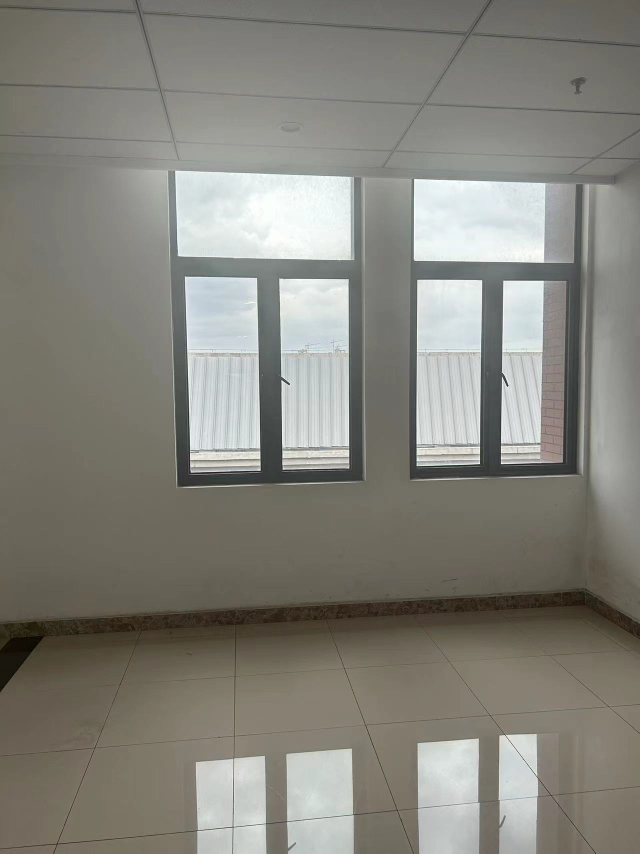
#> input picture 计算机视觉实践-练习4/img1.jpg, 1280 x 1707 px, given in place of 1.jpg, which was not available (shown at 1/2 size)
$ jupyter execute 'Image stitching and fusion.ipynb'
#> lines starting #> are read from the running program, lines starting #| are printed output that depends on the picture; pictures that were not available may be replaced by others from this repository, and a replacement may not be noted
[cell 1]
from matplotlib import pyplot as plt
import time
import cv2

def stitch(path1, path2):
    """
    传入图片路径，返回变换过后的填充图片
    Args:
        path1(str): 图像
        path1 (str): 拼接图像

    Returns:
        res (ndarray): 拼接后的图像.
    """
#> called with path1 = './1.jpg', path2 = './2.jpg'
    top, bot, left, right = 100, 100, 0, 800
    img1 = cv2.imread(path1)
#> img1 is the input picture: shape (1707, 1280, 3); mean B, G, R 123.6, 131.4, 132.6
    img2 = cv2.imread(path2)
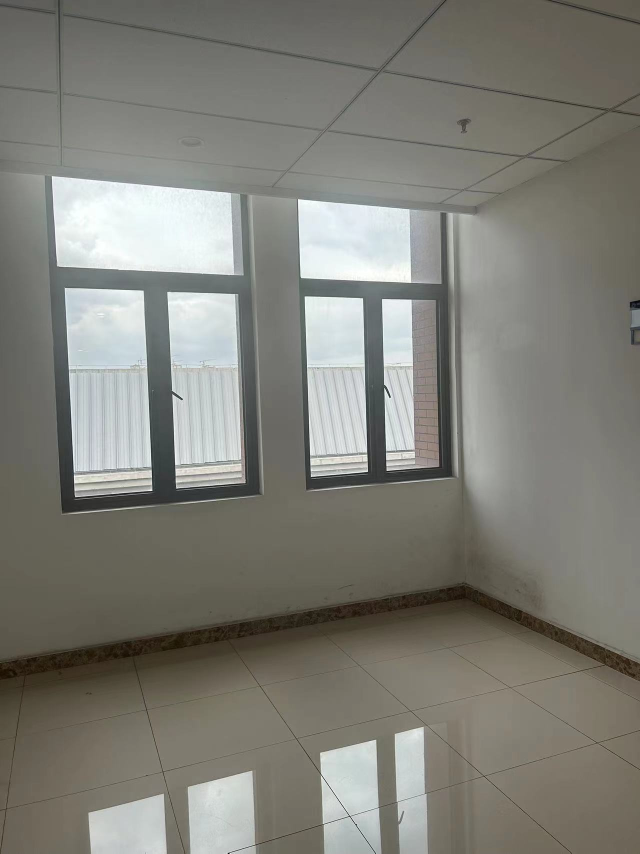
#> input picture 计算机视觉实践-练习4/img2.jpg, 1280 x 1707 px, given in place of 2.jpg, which was not available (shown at 1/2 size)
#> img2 is the input picture: shape (1707, 1280, 3); mean B, G, R 119.9, 127.2, 127.7
    img1_size = img1.shape[:2]
#> img1_size = (1707, 1280)
    img2 = cv2.resize(img2, (img1_size[1], img1_size[0])) # 将第二张图像调整到与第一张图像相同的大小。

    srcImg = cv2.copyMakeBorder(img1, top, bot, left, right, cv2.BORDER_CONSTANT, value=(0, 0, 0))
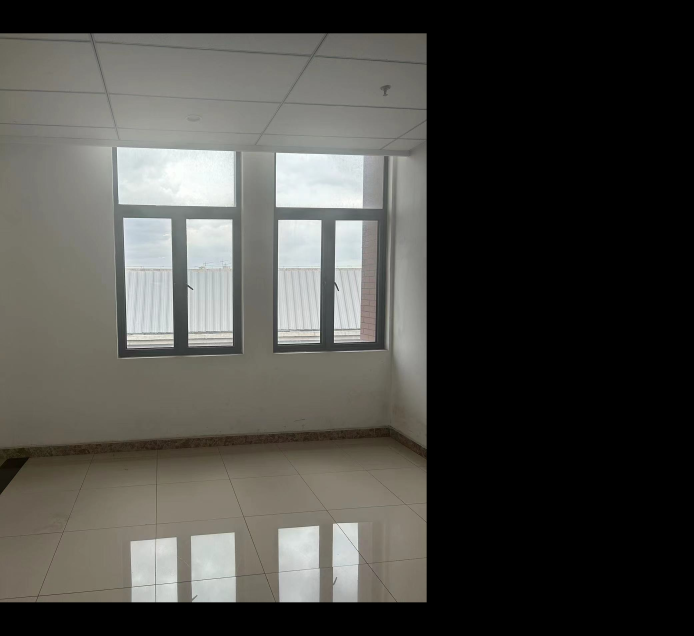
#> srcImg: shape (1907, 2080, 3) (shown at 1/3 size); mean B, G, R 68.1, 72.4, 73.1
    testImg = cv2.copyMakeBorder(img2, top, bot, left, right, cv2.BORDER_CONSTANT, value=(0, 0, 0))
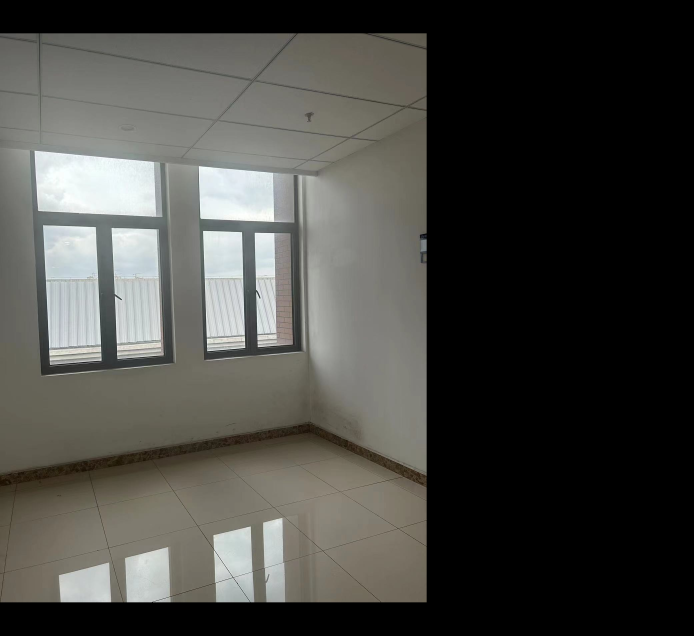
#> testImg: shape (1907, 2080, 3) (shown at 1/3 size); mean B, G, R 66, 70.1, 70.3
    img1gray = cv2.cvtColor(srcImg, cv2.COLOR_BGR2GRAY)
    img2gray = cv2.cvtColor(testImg, cv2.COLOR_BGR2GRAY) # 将两张图像分别进行灰度转换和边界填充。
    sift = cv2.SIFT_create()
    # 通过SIFT算法检测两个图像中的关键点和描述符
    kp1, des1 = sift.detectAndCompute(img1gray, None)
#> kp1 = 717 keypoints; strongest (x, y, size): (1015, 871, 2.6), (958, 1027, 2.4), (834, 1031, 2), (1003, 1027, 2.5)
    kp2, des2 = sift.detectAndCompute(img2gray, None)
#> kp2 = 825 keypoints; strongest (x, y, size): (780, 894, 2), (712, 1750, 2), (363, 898, 3.1), (770, 879, 2.2)

    # FLANN 算法参数
    FLANN_INDEX_KDTREE = 1
    index_params = dict(algorithm=FLANN_INDEX_KDTREE, trees=5)
    search_params = dict(checks=50)
    flann = cv2.FlannBasedMatcher(index_params, search_params)
    matches = flann.knnMatch(des1, des2, k=2)
#> matches = 717 matches

    # 使用 FLANN 算法匹配两幅图像之间的描述符。
    matchesMask = [[0, 0] for i in range(len(matches))]
#> matchesMask = 717 pairs, first value 0 to 0, second value 0 to 0
    good = []
    pts1 = []
    pts2 = []
    # 执行比率测试以过滤出错误匹配。
    for i, (m, n) in enumerate(matches):
        if m.distance < 0.7 * n.distance:
            good.append(m)
            pts2.append(kp2[m.trainIdx].pt)
            pts1.append(kp1[m.queryIdx].pt)
            matchesMask[i] = [1, 0]
#> after the loop, good = 108 matches; matchesMask = 717 pairs, first value 0 to 1, second value 0 to 0; pts1 = 108 pairs, first value 107.2 to 1276.7, second value 104.5 to 1809.4; pts2 = 108 pairs, first value 91.09 to 1276.9, second value 104.2 to 1807.6

    draw_params = dict(matchColor=(0, 255, 0),
                       singlePointColor=(255, 0, 0),
                       matchesMask=matchesMask,
                       flags=0)
#> draw_params = 4 items
    img3 = cv2.drawMatchesKnn(img1gray, kp1, img2gray, kp2, matches, None, **draw_params) # 使用 OpenCV 的 cv2.draMatchesKnn ()函数在两个图像上绘制匹配的关键点。
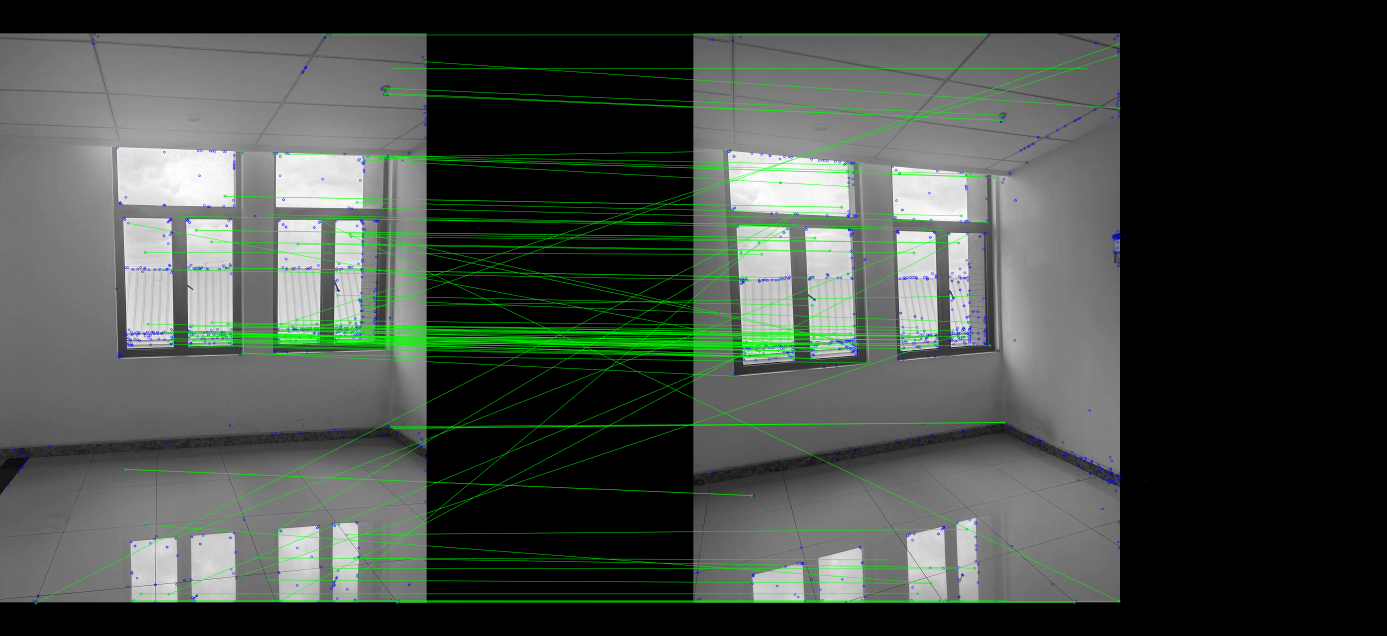
#> img3: shape (1907, 4160, 3) (shown at 1/3 size); mean of channels 0, 1, 2 68.8, 75.5, 68.1; drawn as B, G, R
    plt.imshow(img3, ), plt.show()

    MIN_MATCH_COUNT = 10
    if len(good) > MIN_MATCH_COUNT: # 根据匹配的关键点计算出两张图像的单应性矩阵，用于将第二张图像进行仿射变换，使其与第一张图像拼接。否则打印出错误信息。
        src_pts = np.float32([kp1[m.queryIdx].pt for m in good]).reshape(-1, 1, 2)
#> src_pts = 108 rows, first 8: [107.2, 1809.4], [375.8, 1407.5], [375.8, 1407.5], [384.5, 668.9], [397.7, 1803.6], [400.3, 1801.1], [422.6, 1781.1], [435.4, 756.9]
        dst_pts = np.float32([kp2[m.trainIdx].pt for m in good]).reshape(-1, 1, 2)
#> dst_pts = 108 rows, first 8: [301.8, 643.1], [174.5, 1486.2], [174.5, 1486.2], [367.8, 1054.3], [384.1, 1803.6], [802.1, 1804], [672.8, 1780.9], [204.9, 762.7]

        M, mask = cv2.findHomography(src_pts, dst_pts, cv2.RANSAC, 5.0)
#> M = [[1.22, 0.00805, -317.4], [0.178, 1.08, -60.23], [0.000226, -4.51e-05, 1]]; mask = 108 values, max 1 at index 9, min 0 at index 0, mean 0.296
        warpImg = cv2.warpPerspective(testImg, np.array(M), (testImg.shape[1], testImg.shape[0]),
                                      flags=cv2.WARP_INVERSE_MAP)
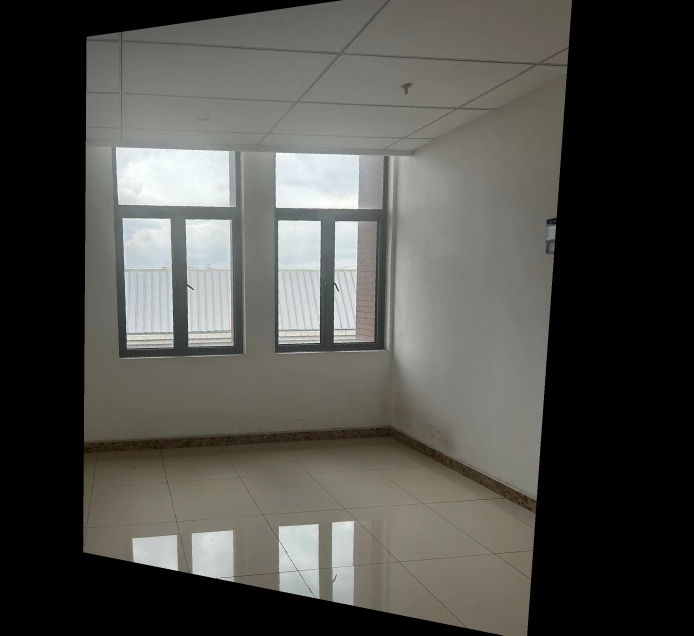
#> warpImg: shape (1907, 2080, 3) (shown at 1/3 size); mean B, G, R 74, 78.6, 79
        return srcImg, warpImg
    else:
        print("Not enough matches are found - {}/{}".format(len(good), MIN_MATCH_COUNT))
        matchesMask = None

[cell 2]
import numpy as np
import cv2

from matplotlib import pyplot as plt

def fusion(srcImg, warpImg, savename=None):
    """
    使用alpha mask沿水平方向混合两幅图像。

    Args:
        srcImg (ndarray): 原图像.
        warpImg (ndarray): 进行仿射变换的图像.
        savename (str, optional):保存图像的名称.

    Returns:
        res (ndarray): 拼接后的图像.
    """
#> called with savename = '1and2.jpg'
    # 寻找两张图像之间的重叠部分。
    left = np.argmax(np.any(srcImg, axis=0))
#> left = 0
    right = warpImg.shape[1] - np.argmax(np.any(np.fliplr(warpImg), axis=0))
#> right = 988

    # 创建出alpha mask，该mask的大小与重合部分的大小相同。
    alpha = np.zeros((srcImg.shape[0], right - left, 3), dtype=np.float32)
    for row in range(srcImg.shape[0]):
        for col in range(left, right):
            if not srcImg[row, col].any():  # srcImg该部分没有像素
                alpha[row, col - left, :] = 0
            elif not warpImg[row, col].any():  # warpImg该部分没有像素
                alpha[row, col - left, :] = 1
            else:  # 两张图像该点均存在像素
                src_weight = float(abs(col - left))
                warp_weight = float(abs(col - right))
                alpha[row, col - left, :] = warp_weight / (src_weight + warp_weight)
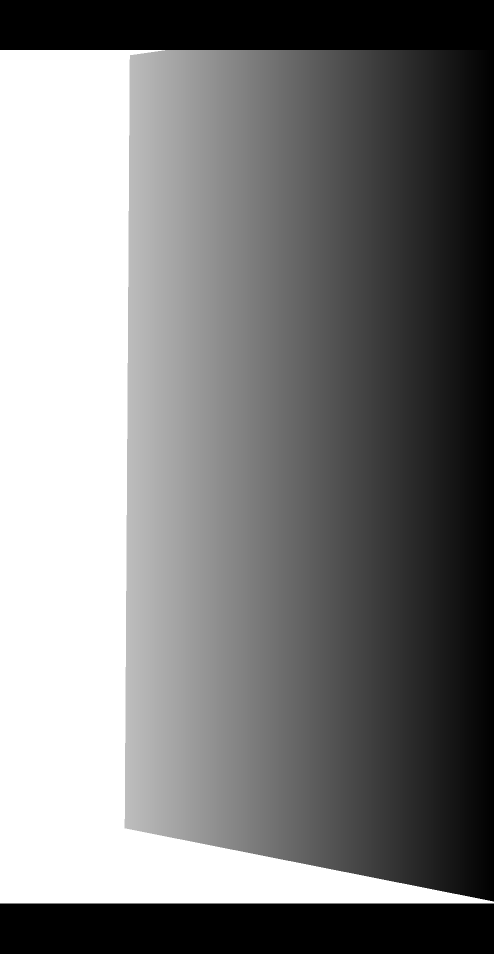
#> alpha: shape (1907, 988, 3) float32 (shown at 1/2 size); min 0, max 1, mean 0.493

    # 通过alpha mask拼接图像的像素点
    res = np.zeros_like(srcImg)
    res[:, :left] = srcImg[:, :left]
#> res: shape (1907, 2080, 3); every value is 0
    res[:, right:] = warpImg[:, right:]
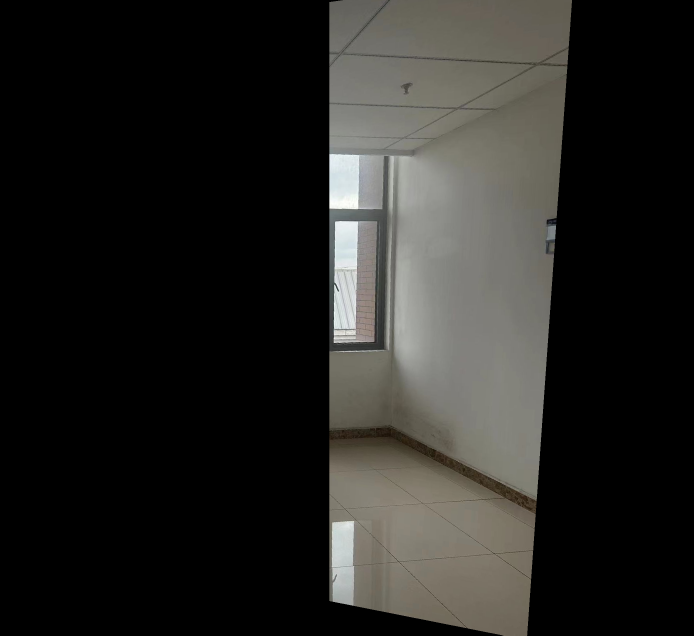
#> res: shape (1907, 2080, 3) (shown at 1/3 size); mean B, G, R 34.8, 37.5, 38.2
    res[:, left:right] = np.clip(srcImg[:, left:right] * alpha + warpImg[:, left:right] * (1 - alpha), 0, 255)
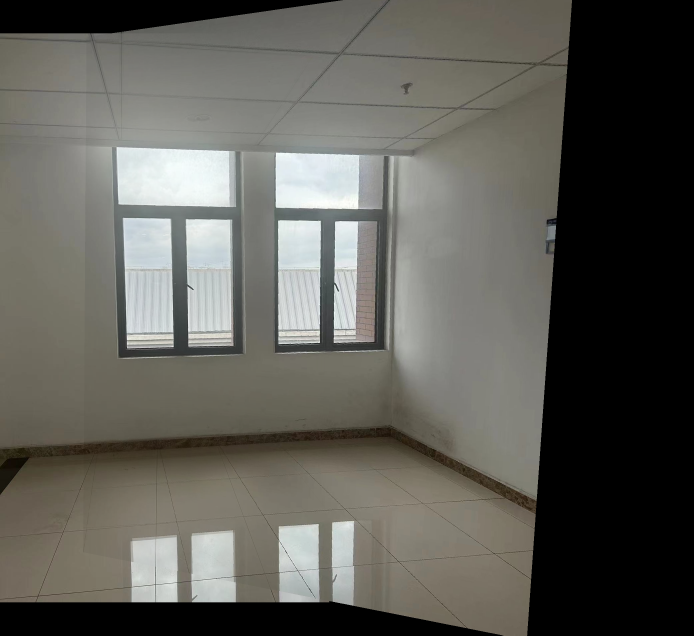
#> res: shape (1907, 2080, 3) (shown at 1/3 size); mean B, G, R 87.5, 93.5, 94.4

    # 将图像从BGR转换为RGB。
    res = cv2.cvtColor(res, cv2.COLOR_BGR2RGB)

    # 将图像以指定路径保存
    if savename is not None:
        plt.imsave(savename, res)

    return res
